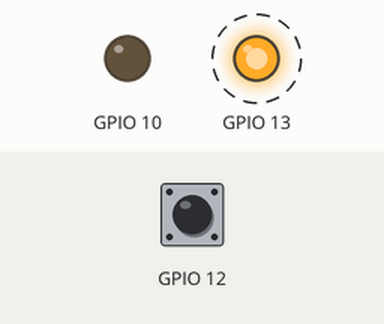
The sketch below on a simulated ESP32-S3. On the bench: output pins drawn as LEDs (lit = HIGH). Dashed ring = blinking. The inputs (shaded band) are chosen by the test bench; at power-on: GPIO 12 HIGH. What the sketch prints to the serial monitor is not drawn.

Above: at 5.5 s.
Timing chart, 0 to 9.6 s (numbered marks = the images above):
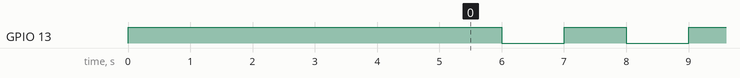

Measured:
- by itself, GPIO 13: alternates HIGH for 1.0 s and LOW for 1.0 s

The sketch:

Digital_GPIO.ino
```cpp
#include "RTClib.h"

void setup() {
  // put your setup code here, to run once:
  Serial.begin(115200);
  while(!Serial && millis() < 5000);
  Serial.print("\n\nDigital GPIO Example\n\n");
  pinMode(10,OUTPUT);
  digitalWrite(10,LOW);
  pinMode(12,INPUT_PULLUP);
  pinMode(13,OUTPUT);
  digitalWrite(13,HIGH);
  delay(5000);
}

void loop() {
  // put your main code here, to run repeatedly:
  Serial.printf("Pin 12 returns %d\n",digitalRead(12));
  delay(1000);

  if(digitalRead(13)){
    Serial.print("turning off\n");
    digitalWrite(13,LOW);
  }
  else{
    Serial.print("turning on\n");
    digitalWrite(13,HIGH);
  }

}
```
